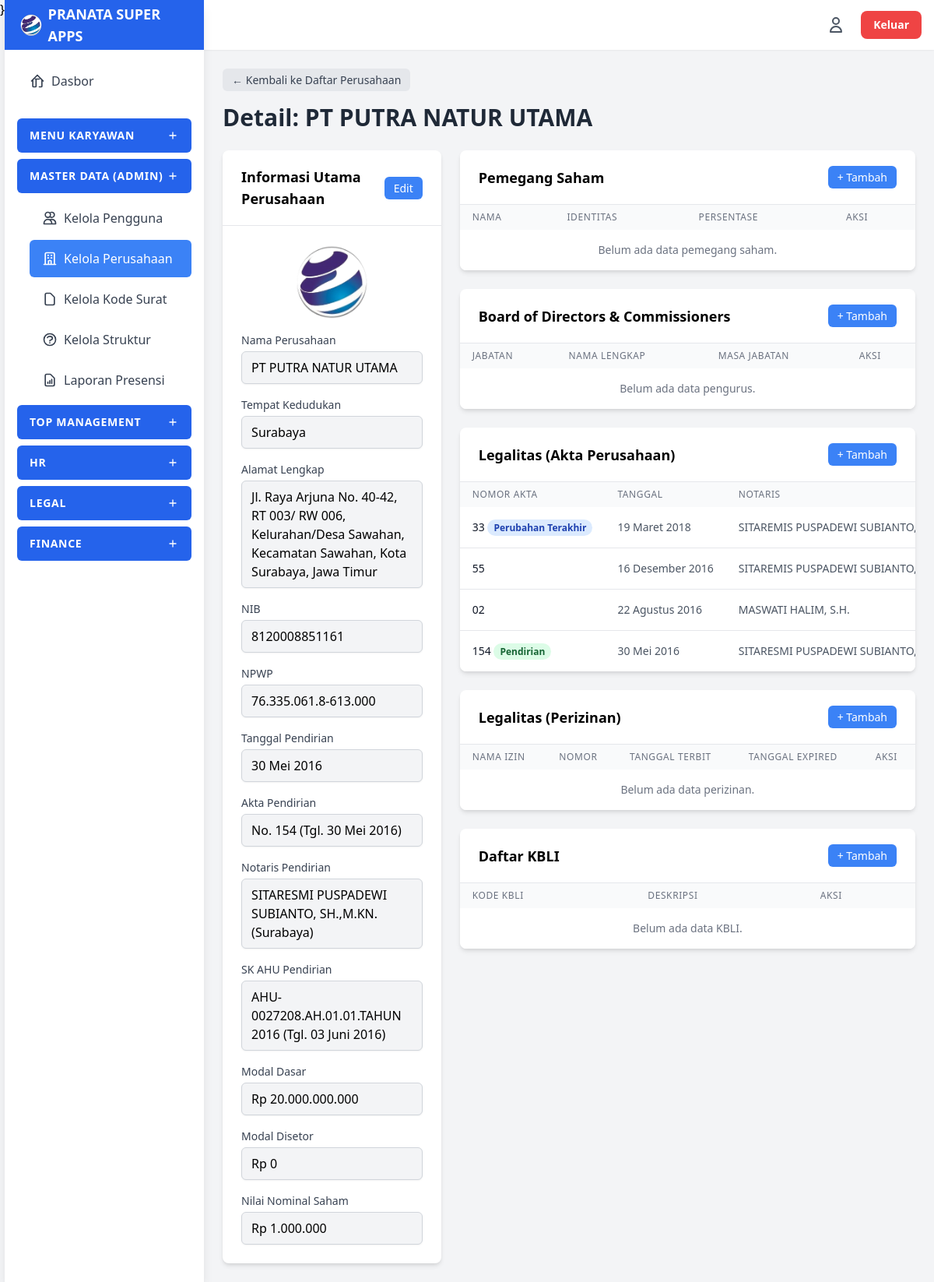
Screenshot of /modules/companies/view_company.php?id=1 (signed in) with the database file from the repository.
### tables this page shows
CREATE TABLE `companies` (
  `id` int(11) NOT NULL,
  `nama_perusahaan` varchar(255) NOT NULL,
  `logo_path` varchar(255) DEFAULT NULL COMMENT 'Path relatif ke file logo perusahaan',
  `tanggal_pendirian` date DEFAULT NULL,
  `akta_pendirian` varchar(255) DEFAULT NULL COMMENT 'Nomor Akta Pendirian',
  `tanggal_akta_pendirian` date DEFAULT NULL COMMENT 'Tanggal Akta Pendirian',
  `sk_ahu_pendirian` varchar(255) DEFAULT NULL,
  `tanggal_sk_ahu_pendirian` date DEFAULT NULL COMMENT 'Tanggal SK AHU Pendirian',
  `notaris_pendirian` varchar(255) DEFAULT NULL COMMENT 'Nama Notaris Akta Pendirian',
  `domisili_notaris_pendirian` varchar(255) DEFAULT NULL COMMENT 'Domisili Notaris Akta Pendirian',
  `id_akta_terakhir` int(11) UNSIGNED DEFAULT NULL COMMENT 'FK ke tabel deeds.id',
  `modal_dasar` bigint(20) DEFAULT 0,
  `modal_disetor` bigint(20) DEFAULT 0 COMMENT 'Akan di-update dari total tabel shareholders',
  `nilai_nominal_saham` bigint(20) DEFAULT 0,
  `tempat_kedudukan` varchar(255) DEFAULT NULL,
  `alamat` text DEFAULT NULL COMMENT 'Alamat Lengkap Perusahaan',
  `nib` varchar(13) DEFAULT NULL COMMENT 'Nomor Induk Berusaha (13 digit)',
  `npwp` varchar(20) DEFAULT NULL COMMENT 'NPWP Perusahaan (format bisa bervariasi)',
  `created_at` timestamp NOT NULL DEFAULT current_timestamp()
);

CREATE TABLE `deeds` (
  `id` int(11) UNSIGNED NOT NULL,
  `company_id` int(11) NOT NULL,
  `nomor_akta` varchar(100) NOT NULL,
  `tanggal_akta` date NOT NULL,
  `nama_notaris` varchar(255) NOT NULL,
  `domisili_notaris` varchar(255) DEFAULT NULL,
  `nomor_sk_ahu` varchar(100) DEFAULT NULL,
  `tanggal_sk_ahu` date DEFAULT NULL,
  `isi_akta_summary` text DEFAULT NULL,
  `tipe_akta` enum('Pendirian','Perubahan') DEFAULT NULL COMMENT 'Jenis akta: Pendirian atau Perubahan',
  `file_path` varchar(255) DEFAULT NULL,
  `created_at` timestamp NOT NULL DEFAULT current_timestamp()
);

### modules/companies/view_company.php (the view, shortened to what the rows shown need)
<?php
require '../../includes/header.php';
$company_id = isset($_GET['id']) ? (int)$_GET['id'] : 0;
$stmt_company = $conn->prepare("SELECT * FROM companies WHERE id = ?");
$stmt_company->bind_param("i", $company_id);
$stmt_company->execute();
$result_company = $stmt_company->get_result();
$company = $result_company->fetch_assoc();
$stmt_deeds = $conn->prepare("SELECT * FROM deeds WHERE company_id = ? ORDER BY tanggal_akta DESC");
$stmt_deeds->bind_param("i", $company_id);
$stmt_deeds->execute();
$result_deeds = $stmt_deeds->get_result();
function formatRupiah($number) {
    return 'Rp ' . number_format($number, 0, ',', '.');
}
function formatTanggalIndo($tanggal) {
    $bulan = array (
        1 =>   'Januari',
        'Februari',
        'Maret',
        'April',
        'Mei',
        'Juni',
        'Juli',
        'Agustus',
        'September',
        'Oktober',
        'November',
        'Desember'
    );
    $pecahkan = explode('-', $tanggal);
    return $pecahkan[2] . ' ' . $bulan[ (int)$pecahkan[1] ] . ' ' . $pecahkan[0];
}
require '../../includes/sidebar.php';
?>
<main class="flex-1 overflow-x-hidden overflow-y-auto bg-gray-100 p-6">
    <a href="manage_companies.php" class="btn-primary-sm btn-secondary mb-4 inline-block no-underline">
        &larr; Kembali ke Daftar Perusahaan
    </a>
    <h1 class="text-3xl font-bold text-gray-800 mb-6">
        Detail: <?php echo htmlspecialchars($company['nama_perusahaan']); ?>
    </h1>
    <div class="container mx-auto grid grid-cols-1 lg:grid-cols-3 gap-6">
        <div class="lg:col-span-1 space-y-6">
            <div class="card">
                <div class="card-content space-y-4">
                    <?php if ($company['logo_path']): ?>
                        <div class="flex justify-center mb-4">
                            <img src="<?php echo BASE_URL . '/' . htmlspecialchars($company['logo_path']); ?>" alt="Logo" class="max-h-24">
                        </div>
                    <?php endif; ?>
                    <div>
                        <span class="form-label">Nama Perusahaan</span>
                        <p class="form-input bg-gray-100"><?php echo htmlspecialchars($company['nama_perusahaan']); ?></p>
                    </div>
                    <div>
                        <span class="form-label">Tempat Kedudukan</span>
                        <p class="form-input bg-gray-100"><?php echo htmlspecialchars($company['tempat_kedudukan']); ?></p>
                    </div>
                    <div>
                        <span class="form-label">Alamat Lengkap</span>
                        <p class="form-input bg-gray-100 h-auto min-h-[40px]"><?php echo nl2br(htmlspecialchars($company['alamat'])); ?></p>
                    </div>
                    <div>
                        <span class="form-label">NIB</span>
                        <p class="form-input bg-gray-100"><?php echo htmlspecialchars($company['nib']); ?></p>
                    </div>
                    <div>
                        <span class="form-label">NPWP</span>
                        <p class="form-input bg-gray-100"><?php echo htmlspecialchars($company['npwp']); ?></p>
                    </div>
                    <div>
                        <span class="form-label">Tanggal Pendirian</span>
                        <p class="form-input bg-gray-100"><?php echo formatTanggalIndo($company['tanggal_pendirian']); ?></p>
                    </div>
                    <div>
                        <span class="form-label">Akta Pendirian</span>
                        <p class="form-input bg-gray-100">No. <?php echo htmlspecialchars($company['akta_pendirian']); ?> (Tgl. <?php echo formatTanggalIndo($company['tanggal_akta_pendirian']); ?>)</p>
                    </div>
                    <div>
                        <span class="form-label">Notaris Pendirian</span>
                        <p class="form-input bg-gray-100"><?php echo htmlspecialchars($company['notaris_pendirian']); ?> (<?php echo htmlspecialchars($company['domisili_notaris_pendirian']); ?>)</p>
                    </div>
                    <div>
                        <span class="form-label">SK AHU Pendirian</span>
                        <p class="form-input bg-gray-100"><?php echo htmlspecialchars($company['sk_ahu_pendirian']); ?> (Tgl. <?php echo formatTanggalIndo($company['tanggal_sk_ahu_pendirian']); ?>)</p>
                    </div>
                    <div>
                        <span class="form-label">Modal Dasar</span>
                        <p class="form-input bg-gray-100"><?php echo formatRupiah($company['modal_dasar']); ?></p>
                    </div>
                    <div>
                        <span class="form-label">Modal Disetor</span>
                        <p class="form-input bg-gray-100"><?php echo formatRupiah($company['modal_disetor']); ?></p>
                    </div>
                    <div>
                        <span class="form-label">Nilai Nominal Saham</span>
                        <p class="form-input bg-gray-100"><?php echo formatRupiah($company['nilai_nominal_saham']); ?></p>
                    </div>
                </div>
            </div>
        </div> <div class="lg:col-span-2 space-y-6">
            <div class="card" id="shareholders">
                <div class="card-content p-0">
                    <div class="overflow-x-auto">
                        <table class="min-w-full">
                            <thead class="bg-gray-50">
                                <tr>
                                    <th class="px-4 py-2 text-left text-xs font-medium text-gray-500 uppercase tracking-wider">Nama</th>
                                    <th class="px-4 py-2 text-left text-xs font-medium text-gray-500 uppercase tracking-wider">Identitas</th>
                                    <th class="px-4 py-2 text-left text-xs font-medium text-gray-500 uppercase tracking-wider">Persentase</th>
                                    <th class="px-4 py-2 text-left text-xs font-medium text-gray-500 uppercase tracking-wider">Aksi</th>
                                </tr>
                            </thead>
                        </table>
                    </div>
                </div>
            </div>
            <div class="card" id="bod">
                <div class="card-content p-0">
                    <div class="overflow-x-auto">
                        <table class="min-w-full">
                            <thead class="bg-gray-50">
                                <tr>
                                    <th class="px-4 py-2 text-left text-xs font-medium text-gray-500 uppercase tracking-wider">Jabatan</th>
                                    <th class="px-4 py-2 text-left text-xs font-medium text-gray-500 uppercase tracking-wider">Nama Lengkap</th>
                                    <th class="px-4 py-2 text-left text-xs font-medium text-gray-500 uppercase tracking-wider">Masa Jabatan</th>
                                    <th class="px-4 py-2 text-left text-xs font-medium text-gray-500 uppercase tracking-wider">Aksi</th>
                                </tr>
                            </thead>
                        </table>
                    </div>
                </div>
            </div>
            <div class="card" id="deeds">
                <div class="card-content p-0">
                    <div class="overflow-x-auto">
                        <table class="min-w-full">
                            <thead class="bg-gray-50">
                                <tr>
                                    <th class="px-4 py-2 text-left text-xs font-medium text-gray-500 uppercase tracking-wider">Nomor Akta</th>
                                    <th class="px-4 py-2 text-left text-xs font-medium text-gray-500 uppercase tracking-wider">Tanggal</th>
                                    <th class="px-4 py-2 text-left text-xs font-medium text-gray-500 uppercase tracking-wider">Notaris</th>
                                </tr>
                            </thead>
                            <tbody class="bg-white divide-y divide-gray-200">
                                <?php if ($result_deeds->num_rows > 0): ?>
                                    <?php while($row = $result_deeds->fetch_assoc()): ?>
                                        <tr class="hover:bg-gray-50">
                                            <td class="px-4 py-3 whitespace-nowrap text-sm font-medium text-gray-900">
                                                <?php echo htmlspecialchars($row['nomor_akta']); ?>
                                                <?php if ($row['nomor_akta'] == $company['akta_pendirian'] && $row['tanggal_akta'] == $company['tanggal_akta_pendirian']): ?>
                                                    <span class="px-2 py-0.5 text-xs font-semibold rounded-full bg-green-100 text-green-800">Pendirian</span>
                                                <?php endif; ?>
                                                <?php if ($row['id'] == $company['id_akta_terakhir']): ?>
                                                     <span class="px-2 py-0.5 text-xs font-semibold rounded-full bg-blue-100 text-blue-800">Perubahan Terakhir</span>
                                                <?php endif; ?>
                                            </td>
                                            <td class="px-4 py-3 whitespace-nowrap text-sm text-gray-600"><?php echo formatTanggalIndo($row['tanggal_akta']); ?></td>
                                            <td class="px-4 py-3 whitespace-nowrap text-sm text-gray-600"><?php echo htmlspecialchars($row['nama_notaris']); ?></td>
                                        </tr>
                                    <?php endwhile; ?>
                                <?php endif; ?>
                            </tbody>
                        </table>
                    </div>
                </div>
            </div>
            <div class="card" id="licenses">
                <div class="card-content p-0">
                    <div class="overflow-x-auto">
                        <table class="min-w-full">
                            <thead class="bg-gray-50">
                                <tr>
                                    <th class="px-4 py-2 text-left text-xs font-medium text-gray-500 uppercase tracking-wider">Nama Izin</th>
                                    <th class="px-4 py-2 text-left text-xs font-medium text-gray-500 uppercase tracking-wider">Nomor</th>
                                    <th class="px-4 py-2 text-left text-xs font-medium text-gray-500 uppercase tracking-wider">Tanggal Terbit</th>
                                    <th class="px-4 py-2 text-left text-xs font-medium text-gray-500 uppercase tracking-wider">Tanggal Expired</th>
                                    <th class="px-4 py-2 text-left text-xs font-medium text-gray-500 uppercase tracking-wider">Aksi</th>
                                </tr>
                            </thead>
                        </table>
                    </div>
                </div>
            </div>
            <div class="card" id="kbli">
                <div class="card-content p-0">
                    <div class="overflow-x-auto">
                        <table class="min-w-full">
                            <thead class="bg-gray-50">
                                <tr>
                                    <th class="px-4 py-2 text-left text-xs font-medium text-gray-500 uppercase tracking-wider">Kode KBLI</th>
                                    <th class="px-4 py-2 text-left text-xs font-medium text-gray-500 uppercase tracking-wider">Deskripsi</th>
                                    <th class="px-4 py-2 text-left text-xs font-medium text-gray-500 uppercase tracking-wider">Aksi</th>
                                </tr>
                            </thead>
                        </table>
                    </div>
                </div>
            </div>
        </div> </div>
</main>
<?php
require '../../includes/footer.php';
?>

### rows the page displays
companies: nama_perusahaan "PT PUTRA NATUR UTAMA", logo_path (picture), tempat_kedudukan "Surabaya", alamat "Jl. Raya Arjuna No. 40-42, RT 003/ RW 006, Kelurahan/Desa Sawahan, Kecamatan Sawahan, Kota Surabaya, Jawa Timur", nib "8120008851161", npwp "76.335.061.8-613.000", tanggal_pendirian "30 Mei 2016", akta_pendirian "154", tanggal_akta_pendirian "30 Mei 2016", notaris_pendirian "SITARESMI PUSPADEWI SUBIANTO, SH.,M.KN.", domisili_notaris_pendirian "Surabaya", sk_ahu_pendirian "AHU-0027208.AH.01.01.TAHUN 2016", tanggal_sk_ahu_pendirian "03 Juni 2016", modal_dasar "Rp 20.000.000.000", modal_disetor "Rp 0", nilai_nominal_saham "Rp 1.000.000"
deeds: nomor_akta "33", shows "Perubahan Terakhir", tanggal_akta "19 Maret 2018", nama_notaris "SITAREMIS PUSPADEWI…"
deeds: nomor_akta "55", tanggal_akta "16 Desember 2016", nama_notaris "SITAREMIS PUSPADEWI…"
deeds: nomor_akta "02", tanggal_akta "22 Agustus 2016", nama_notaris "MASWATI HALIM, S.H."
deeds: nomor_akta "154", shows "Pendirian", tanggal_akta "30 Mei 2016", nama_notaris "SITARESMI PUSPADEWI…"

### other values shown
$title "MENU KARYAWAN MASTER DATA (ADMIN) TOP MANAGEMENT HR LEGAL FINANCE"
